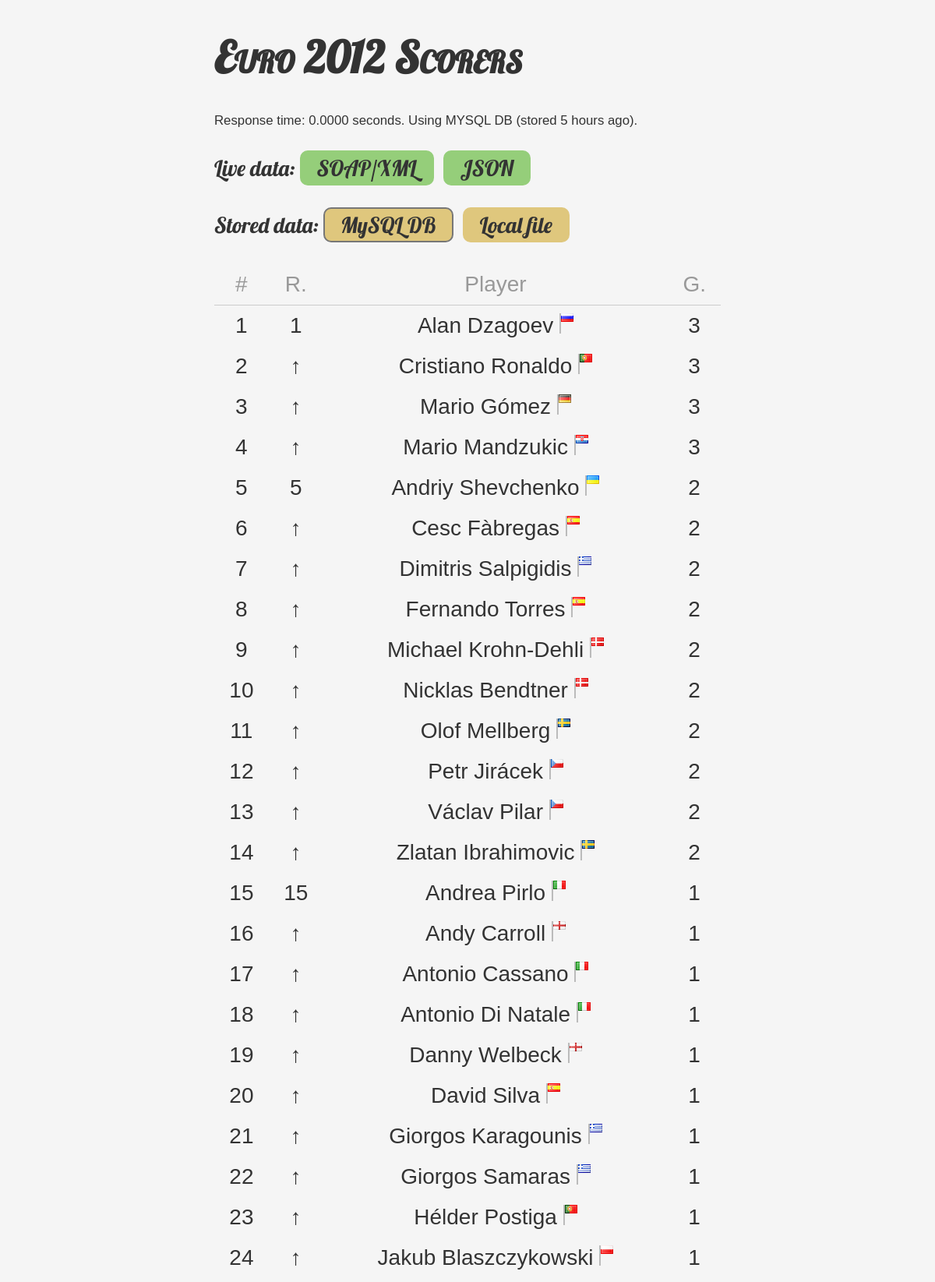
The app's page /?format=MYSQL (upper part) with its own data.
### tables this page shows
CREATE TABLE IF NOT EXISTS `top_goal_scorers` (
  `id` tinyint(3) unsigned NOT NULL AUTO_INCREMENT,
  `sName` varchar(100) NOT NULL,
  `iGoals` tinyint(3) unsigned NOT NULL,
  `sCountry` varchar(50) NOT NULL,
  `sFlag` varchar(255) NOT NULL,
  `sFlagLarge` varchar(255) NOT NULL,
  PRIMARY KEY (`id`),
  UNIQUE KEY `UNIQUE_NAMES` (`sName`)
);

### lib/Time.php (called while the page is built, shortened)
<?php
class Time
{
	static function pluralize( $count, $text )
	{
		return $count . ( ( $count == 1 ) ? ( " $text" ) : ( " ${text}s" ) );
	}
	static function ago( $datetime )
	{
		$interval = date_create('now')->diff( $datetime );
		$suffix = ( $interval->invert ? ' ago' : '' );
		if ( $v = $interval->h >= 1 ) return self::pluralize( $interval->h, 'hour' ) . $suffix;
		return self::pluralize( $interval->s, 'second' ) . $suffix;
	}
}

### lib/Scorers.php (called while the page is built)
<?php
class Scorers
{
	static function is_format_selected ($selected_format, $current_format)
	{
		if (strcasecmp($selected_format, $current_format) == 0)
		{
			return ' lb-selected';
		}
		return '';
	}
}

### lib/Country.php (called while the page is built, shortened)
<?php
class Country
{
	static function code2name ( $code )
	{
		$country = '';
		if( $code == 'HR' ) $country = 'Croatia';
		if( $code == 'CZ' ) $country = 'Czech Republic';
		if( $code == 'DK' ) $country = 'Denmark';
		if( $code == 'FR' ) $country = 'France';
		if( $code == 'DE' ) $country = 'Germany';
		if( $code == 'GR' ) $country = 'Greece';
		if( $code == 'IE' ) $country = 'Ireland';
		if( $code == 'IT' ) $country = 'Italy';
		if( $code == 'NL' ) $country = 'Netherlands';
		if( $code == 'PL' ) $country = 'Poland';
		if( $code == 'PT' ) $country = 'Portugal';
		if( $code == 'RU' ) $country = 'Russian Federation';
		if( $code == 'ES' ) $country = 'Spain';
		if( $code == 'SE' ) $country = 'Sweden';
		if( $code == 'UA' ) $country = 'Ukraine';
		if( $code == 'EN' ) $country = 'England';
		return $country;
	}
}

### index.php (the view, shortened to what this page needs)
<?php
	require_once 'lib/Country.php';
	require_once 'lib/Time.php';
	require_once 'lib/Scorers.php';
	$format = array();
?>
<!DOCTYPE html>
<link rel="stylesheet" type="text/css" href="css/styles.css">
<body>
<header>
<h1 class="fancy-font">Euro 2012 Scorers</h1>
</header>
<?php
	$connection = new mysqli(HOST, USERNAME, PASSWD, DBNAME);
	$input_conditions = isset($_GET['top'])
		&& is_numeric($_GET['top'])
		&& $_GET['top'] >= 0
		&& $_GET['top'] < 100;
	$max_number = ($input_conditions) ? (int) $_GET['top'] : 0;
	if (isset($_GET['format']) && strcasecmp($_GET['format'], 'soap') === 0)
	{
		$time_start = microtime(true);
		$format[] = 'soap';
		$format[] = 'HTTP SOAP/XML (stored to MySQL DB)';
		$client = new SoapClient (
			"http://footballpool.dataaccess.eu/data/info.wso?WSDL",
			array('features' => SOAP_SINGLE_ELEMENT_ARRAYS)
		);
		$response = $client->TopGoalScorers(array('iTopN' => $max_number));
		$goleadores = $response->TopGoalScorersResult->tTopGoalScorer;
		$time_end = microtime(true);
		$update_db = true;
	}
	elseif (isset($_GET['format']) && strcasecmp($_GET['format'], 'mysql') === 0)
	{
		$last_update_query = 'SELECT value
			FROM  variables
			WHERE name=\'last_update\'';
		$rs = $connection->query($last_update_query);
		$last_update = new DateTime($rs->fetch_object()->value);
		$format[] = 'mysql';
		$format[] = 'MYSQL DB (stored ' . Time::ago($last_update) . ')';
		$time_start = microtime(true);
		$data_query = 'SELECT sName, iGoals, sCountry, sFlag, sFlagLarge FROM top_goal_scorers ORDER BY iGoals DESC, sName';
		$rs = $connection->query($data_query);
		$goleadores = array();
		while ($goleador = $rs->fetch_object())
			$goleadores[] = $goleador;
		$time_end = microtime(true);
	}
	$time = $time_end - $time_start;
	echo '<p class="technical">Response time: ' . number_format($time, 4) . ' seconds. Using ' . $format[1] . '.</p>';
	echo '<p class="fancy-font">Live data: ';
	echo '<a class="likeabutton live' . Scorers::is_format_selected($format[0], 'soap') . '" href="?format=SOAP">SOAP/XML</a>&nbsp; ';
	echo '<a class="likeabutton live' . Scorers::is_format_selected($format[0], 'json') . '" href="?format=JSON">JSON</a>&nbsp; ';
	echo '</p>';
	echo '<p class="fancy-font">Stored data: ';
	echo '<a class="likeabutton stored' . Scorers::is_format_selected($format[0], 'mysql') . '" href="?format=MYSQL">MySQL DB</a>&nbsp; ';
	echo '<a class="likeabutton stored' . Scorers::is_format_selected($format[0], 'file') . '" href="?format=FILE">Local file</a>&nbsp; ';
	echo '</p>';
?>
<table>
<tr>
<th><span title="Players count">#</span></th>
<th><span title="Ranking">R.</span></th>
<th>Player</th>
<th><span title="Goals">G.</span></th>
</tr>
<?php
	$i = 0;
	$goles_anterior = -1;
	foreach ($goleadores as $goleador)
	{
		if (isset($_GET['format']) && strcasecmp($_GET['format'], 'mysql') === 0)
		{
			$goleador->sName = utf8_encode($goleador->sName);
		}
		$i++;
		$pos = ($goles_anterior !== $goleador->iGoals) ? $i : '↑';
		echo '<tr>' . "\n";
		echo '<td><em>' . $i . '</em></td>' . "\n";
		echo '<td><strong>' . $pos . '</strong></td>' . "\n";
		$original_url_components = explode("/", $goleador->sFlag);
		$country = substr(end($original_url_components),0,2);
		$flag_url = 'assets/' . $country . '.gif';
		echo '<td>' . $goleador->sName . ' <span class="flag_pole" title="' . Country::code2name(strtoupper($country)) . '"><img class="flag" src="' . $flag_url . '" alt="" width="16" height="11" /></span></td>' . "\n";
		echo '<td><strong>' . $goleador->iGoals . '</strong></td>' . "\n";
		echo '</tr>' . "\n";
		$goles_anterior = $goleador->iGoals;
	}
?>
</table>

### css/styles.css (style rules this page uses)
body { background-color: #F5F5F5; color: #333; font-size:175%; margin: 0 auto; max-width: 650px; font-family: Helvetica, Arial, sans-serif; }
h1 { font-variant: small-caps; }
.technical { font-size: 60%; }
.fancy-font { font-family: 'Lobster', Georgia, serif; }
table { border-collapse: collapse; border-spacing: 0; width: 100%; }
th { border-bottom: 1px solid #ccc; color: #999; font-weight: normal; }
th, td { padding: 10px; text-align: center; }
em { font-style: normal; }
strong { font-weight: normal; }
.flag { vertical-align: text-top; }
.flag_pole { border-left: 2px solid #bbb; display: inline-block; height: 26px; }
.likeabutton { border-radius: 10px; border-style: solid; border-width: 2px; display: inline-block; padding: 3px 20px; text-decoration: none; }
.live { background-color: #95CE7A; border-color: #95CE7A; color: #333; }
.stored { background-color: #DFC77D; border-color: #DFC77D; color: #333; }
.lb-selected { border-color: #777; }

### records on screen
top_goal_scorers: iGoals "1", sName "Alan Dzagoev", shows a picture, iGoals "3"
top_goal_scorers: pos "↑", sName "Cristiano Ronaldo", iGoals "3"
top_goal_scorers: pos "↑", sName "Mario Gómez", shows a picture, iGoals "3"
top_goal_scorers: pos "↑", sName "Mario Mandzukic", shows a picture, iGoals "3"
top_goal_scorers: pos "5", sName "Andriy Shevchenko", shows a picture, iGoals "2"
top_goal_scorers: pos "↑", sName "Cesc Fàbregas", iGoals "2"
top_goal_scorers: pos "↑", sName "Dimitris Salpigidis", iGoals "2"
top_goal_scorers: pos "↑", sName "Fernando Torres", iGoals "2"
top_goal_scorers: pos "↑", sName "Michael Krohn-Dehli", iGoals "2"
top_goal_scorers: pos "↑", sName "Nicklas Bendtner", iGoals "2"
top_goal_scorers: pos "↑", sName "Olof Mellberg", iGoals "2"
top_goal_scorers: pos "↑", sName "Petr Jirácek", iGoals "2"
top_goal_scorers: pos "↑", sName "Václav Pilar", iGoals "2"
top_goal_scorers: pos "↑", sName "Zlatan Ibrahimovic", iGoals "2"
top_goal_scorers: pos "15", sName "Andrea Pirlo", iGoals "1"
top_goal_scorers: pos "↑", sName "Andy Carroll", iGoals "1"
top_goal_scorers: pos "↑", sName "Antonio Cassano", iGoals "1"
top_goal_scorers: pos "↑", sName "Antonio Di Natale", iGoals "1"
top_goal_scorers: pos "↑", sName "Danny Welbeck", iGoals "1"
top_goal_scorers: pos "↑", sName "David Silva", iGoals "1"
top_goal_scorers: pos "↑", sName "Giorgos Karagounis", iGoals "1"
top_goal_scorers: pos "↑", sName "Giorgos Samaras", iGoals "1"
top_goal_scorers: pos "↑", sName "Hélder Postiga", iGoals "1"
top_goal_scorers: pos "↑", sName "Jakub Blaszczykowski", shows a picture, iGoals "1"

### other values on screen
$time "0.0000"
$format[1] "MYSQL DB (stored 5 hours ago)"
